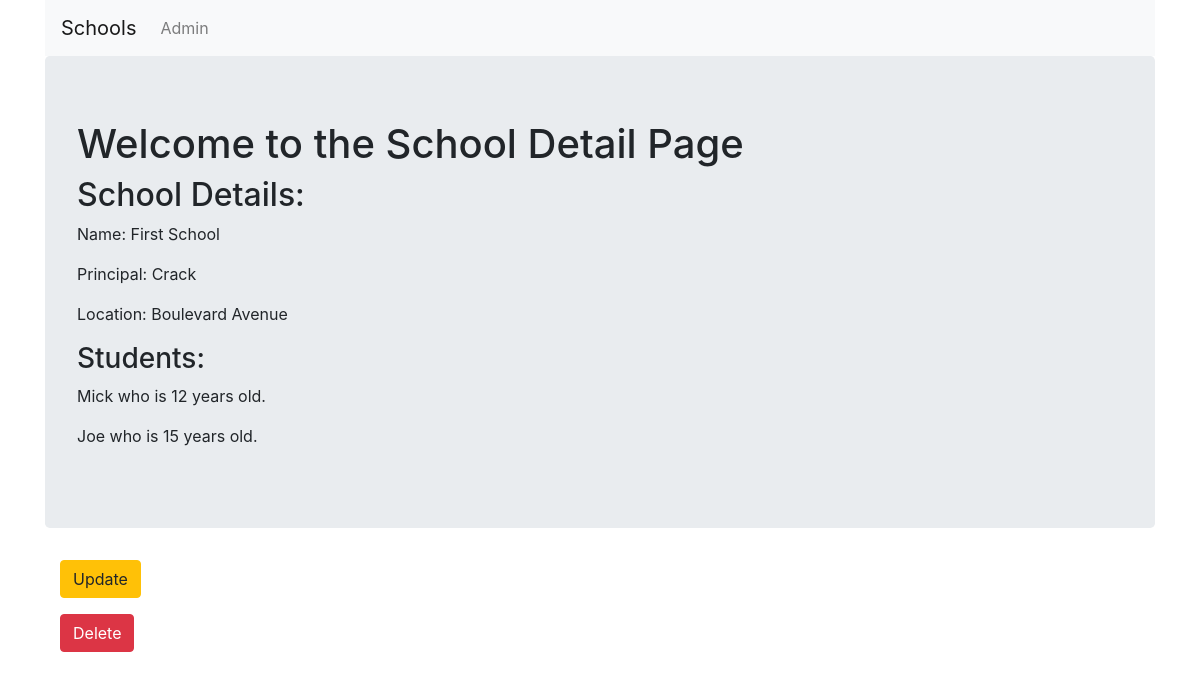
/basic_app/1/, run on an earlier commit of the app's database.
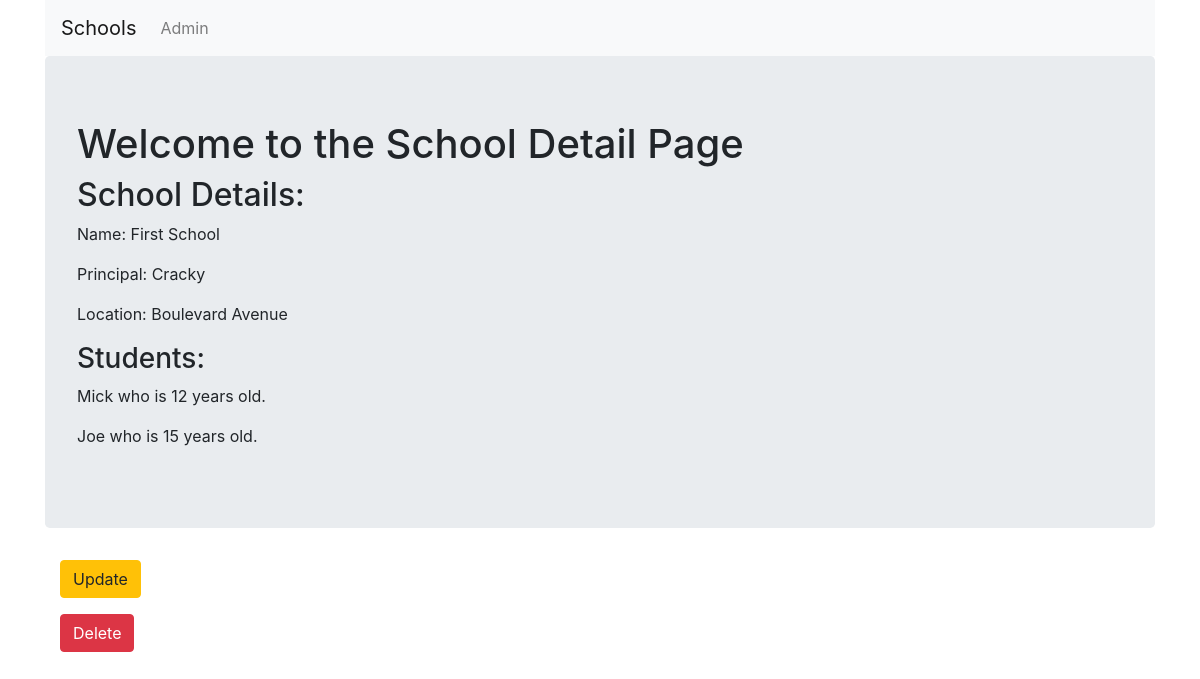
And on a later commit of the database.
### basic_app/models.py (models this page shows, shortened)
class School(models.Model):
    name = models.CharField(max_length=256)
    principal = models.CharField(max_length=256)
    location = models.CharField(max_length=256)

### basic_app/views.py (the view)
# urls.py: path('<int:pk>/', views.SchoolDetailView.as_view(), name = 'detail'),
class SchoolDetailView(DetailView):
    context_object_name = 'school_detail'
    model = models.School
    template_name = 'basic_app/school_detail.html'

### basic_app/templates/basic_app/school_detail.html
{% extends 'basic_app/basic_app_base.html' %}
{% block body_block %}
  <div class="jumbotron">
    <h1>Welcome to the School Detail Page</h1>
    <h2>School Details:</h2>
    <p>Name: {{school_detail.name}}</p>
    <p>Principal: {{school_detail.principal}}</p>
    <p>Location: {{school_detail.location}}</p>
    <h3>Students:</h3>
    {% for student in school_detail.students.all %}
    <p>{{student.name}} who is {{student.age}} years old.</p>
    {% endfor %}
  </div>
  <div class="container">
    <p><a class="btn btn-warning" href="{% url 'basic_app:update' pk=school_detail.pk %}">Update</a></p>
    <p><a class="btn btn-danger" href="{% url 'basic_app:delete' pk=school_detail.pk %}">Delete</a></p>
  </div>
{% endblock %}

What changed in the data, as far as the page shows it:
changed School "First School": principal "Crack" → "Cracky"
